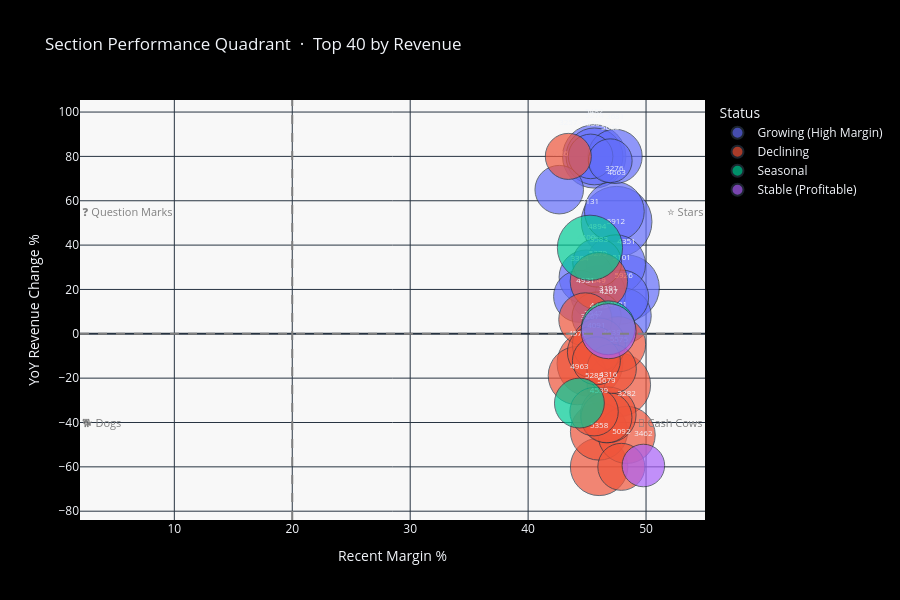

Write notebook code for a chart like this one.
### Markdown cell above
### 4.6 · Section performance quadrant

**What you're looking at:** A BCG-style matrix. **X** = recent margin %, **Y** = YoY revenue change %. Bubble size = 12-month revenue. The grey lines divide the chart into four quadrants.

| Quadrant | Name | Meaning |
|---|---|---|
| Top-right | ⭐ Stars | High growth + high margin — invest and protect |
| Bottom-right | 🐄 Cash Cows | Low growth + high margin — harvest profit |
| Top-left | ❓ Question Marks | High growth + low margin — decide: fix margin or exit |
| Bottom-left | 🐕 Dogs | Low growth + low margin — review for discontinuation |

**Action:** Large bubbles in Dogs or Question Marks represent the biggest decisions — they carry meaningful revenue but either aren't growing or aren't profitable.

### Code cell
if section_df is not None:
    q = section_df[
        section_df['Revenue_YoY_Change_%'].notna() &
        section_df['Recent_Avg_Margin_%'].between(-30, 70)
    ].nlargest(40, 'Recent_Revenue_12M').copy()

    q['yoy'] = q['Revenue_YoY_Change_%'].clip(-60, 80)

    fig = px.scatter(
        q,
        x='Recent_Avg_Margin_%', y='yoy',
        size='Recent_Revenue_12M', size_max=50,
        color='Status',
        hover_data=['Section', 'Key_Reason', 'Total_SKUs',
                    'Pct_Growing', 'Stock_Out_Rate_%'],
        text='Section',
        title='Section Performance Quadrant  ·  Top 40 by Revenue',
        labels={
            'Recent_Avg_Margin_%': 'Recent Margin %',
            'yoy': 'YoY Revenue Change %',
        },
    )
    fig.add_hline(y=0,  line_dash='dash', line_color='grey')
    fig.add_vline(x=20, line_dash='dash', line_color='grey')

    for label, x, y, anchor in [
        ('⭐ Stars',        55,  55, 'right'),
        ('🐄 Cash Cows',    55, -40, 'right'),
        ('❓ Question Marks', 2,  55, 'left'),
        ('🐕 Dogs',          2, -40, 'left'),
    ]:
        fig.add_annotation(x=x, y=y, text=label, showarrow=False,
                           font=dict(size=11, color='grey'), xanchor=anchor)

    fig.update_traces(textposition='top center', textfont_size=8)
    fig.update_layout(height=600, plot_bgcolor='rgba(248,248,248,1)',
                      paper_bgcolor='black')
    fig.show()

### Figure 1 — Plotly figure (JSON) as saved in the notebook; plotly's stock layout.template omitted (floating-point values rounded to 4 significant figures)
{"data": [{"customdata": [["4663", "Revenue up, 47.5% margin", 53, 41.51, 0.0], ["4351", "Revenue up, 48.3% margin", 50, 34.0, 0.0], ["5482", "Revenue up, 45.6% margin", 41, 46.34, 0.0], ["3276", "Revenue up, 47.3% margin", 44, 31.82, 0.0], ["5912", "Revenue up, 47.4% margin", 41, 36.59, 0.0], ["5274", "Revenue up, 45.6% margin", 37, 40.54, 0.0], ["5926", "Revenue up, 48.1% margin", 33, 27.27, 0.0], ["5279", "Revenue up, 45.9% margin", 38, 36.84, 0.0], ["3681", "Revenue up, 47.4% margin", 38, 39.47, 0.0], ["4400", "Revenue up, 44.9% margin", 48, 33.33, 0.0], ["5101", "Revenue up, 47.9% margin", 27, 37.04, 0.0], ["3384", "Revenue up, 44.4% margin", 46, 26.09, 0.0], ["5049", "Revenue up, 45.8% margin", 24, 20.83, 0.0], ["4894", "Revenue up, 45.9% margin", 24, 29.17, 0.0], ["4636", "Revenue up, 42.6% margin", 24, 25.0, 0.0], ["3830", "Revenue up, 45.3% margin", 30, 30.0, 0.0], ["5033", "Revenue up, 47.0% margin", 29, 34.48, 0.0]], "hovertemplate": "Status=Growing (High Margin)<br>Recent Margin %=%{x}<br>YoY Revenue Change %=%{y}<br>Recent_Revenue_12M=%{marker.size}<br>Section=%{customdata[0]}<br>Key_Reason=%{customdata[1]}<br>Total_SKUs=%{customdata[2]}<br>Pct_Growing=%{customdata[3]}<br>Stock_Out_Rate_%=%{customdata[4]}<extra></extra>", "legendgroup": "Growing (High Margin)", "marker": {"color": "#636efa", "size": [8475000.0, 7320000.0, 6798000.0, 6059000.0, 5954000.0, 5489000.0, 5191000.0, 5147000.0, 4992000.0, 4981000.0, 4937000.0, 4570000.0, 4100000.0, 4035000.0, 3995000.0, 3372000.0, 3250000.0], "sizemode": "area", "sizeref": 3390.0, "symbol": "circle"}, "mode": "markers+text", "name": "Growing (High Margin)", "orientation": "v", "showlegend": true, "text": ["4663", "4351", "5482", "3276", "5912", "5274", "5926", "5279", "3681", "4400", "5101", "3384", "5049", "4894", "4636", "3830", "5033"], "x": [47.5, 48.34, 45.6, 47.31, 47.44, 45.63, 48.09, 45.93, 47.37, 44.93, 47.93, 44.36, 45.81, 45.85, 42.64, 45.3, 46.96], "xaxis": "x", "y": [50.54, 20.77, 80.0, 55.19, 31.28, 80.0, 8.124, 18.19, 80.0, 25.57, 16.58, 16.88, 7.744, 32.08, 65.0, 80.0, 78.05], "yaxis": "y", "type": "scatter", "textfont": {"size": 8}, "textposition": "top center"}, {"customdata": [["3267", "Revenue trending down", 53, 30.19, 0.0], ["5575", "Revenue trending down", 54, 31.48, 1.852], ["4579", "Revenue trending down", 45, 35.56, 0.0], ["5358", "Revenue trending down", 51, 23.53, 0.0], ["3583", "Revenue trending down", 42, 19.05, 0.0], ["4539", "Revenue trending down", 41, 41.46, 0.0], ["3282", "Revenue trending down", 55, 21.82, 0.0], ["4316", "Revenue trending down", 45, 17.78, 0.0], ["4501", "Revenue trending down", 36, 27.78, 0.0], ["4931", "Revenue trending down", 30, 30.0, 0.0], ["4493", "Revenue trending down", 35, 22.86, 0.0], ["3547", "Revenue trending down", 32, 34.38, 0.0], ["5679", "Revenue trending down", 31, 22.58, 0.0], ["4639", "Revenue trending down", 35, 20.0, 0.0], ["5283", "Revenue trending down", 45, 22.22, 0.0], ["4091", "Revenue trending down", 34, 26.47, 0.0], ["5092", "Revenue trending down", 26, 7.692, 0.0], ["3257", "Revenue trending down", 31, 38.71, 0.0]], "hovertemplate": "Status=Declining<br>Recent Margin %=%{x}<br>YoY Revenue Change %=%{y}<br>Recent_Revenue_12M=%{marker.size}<br>Section=%{customdata[0]}<br>Key_Reason=%{customdata[1]}<br>Total_SKUs=%{customdata[2]}<br>Pct_Growing=%{customdata[3]}<br>Stock_Out_Rate_%=%{customdata[4]}<extra></extra>", "legendgroup": "Declining", "marker": {"color": "#EF553B", "size": [7339000.0, 6840000.0, 5756000.0, 5605000.0, 5590000.0, 5542000.0, 5530000.0, 5260000.0, 5186000.0, 4810000.0, 4788000.0, 4621000.0, 4400000.0, 4146000.0, 3974000.0, 3905000.0, 3751000.0, 3596000.0], "sizemode": "area", "sizeref": 3390.0, "symbol": "circle"}, "mode": "markers+text", "name": "Declining", "orientation": "v", "showlegend": true, "text": ["3267", "5575", "4579", "5358", "3583", "4539", "3282", "4316", "4501", "4931", "4493", "3547", "5679", "4639", "5283", "4091", "5092", "3257"], "x": [45.24, 47.69, 44.17, 46.02, 46.0, 46.01, 48.36, 46.79, 47.62, 44.86, 46.0, 45.54, 46.65, 47.08, 45.59, 45.79, 47.91, 43.41], "xaxis": "x", "y": [-13.37, -23.03, -18.87, -60.0, 23.7, -44.08, -45.6, -36.54, -4.708, 6.479, -4.83, -8.251, -37.69, -15.81, -35.13, -12.17, -60.0, 80.0], "yaxis": "y", "type": "scatter", "textfont": {"size": 8}, "textposition": "top center"}, {"customdata": [["3131", "Clear seasonal pattern", 51, 35.29, 0.0], ["3191", "Clear seasonal pattern", 46, 41.3, 0.0], ["4963", "Clear seasonal pattern", 44, 36.36, 0.0]], "hovertemplate": "Status=Seasonal<br>Recent Margin %=%{x}<br>YoY Revenue Change %=%{y}<br>Recent_Revenue_12M=%{marker.size}<br>Section=%{customdata[0]}<br>Key_Reason=%{customdata[1]}<br>Total_SKUs=%{customdata[2]}<br>Pct_Growing=%{customdata[3]}<br>Stock_Out_Rate_%=%{customdata[4]}<extra></extra>", "legendgroup": "Seasonal", "marker": {"color": "#00cc96", "size": [7218000.0, 4918000.0, 4221000.0], "sizemode": "area", "sizeref": 3390.0, "symbol": "circle"}, "mode": "markers+text", "name": "Seasonal", "orientation": "v", "showlegend": true, "text": ["3131", "3191", "4963"], "x": [45.25, 46.79, 44.35], "xaxis": "x", "y": [38.79, 2.718, -31.24], "yaxis": "y", "type": "scatter", "textfont": {"size": 8}, "textposition": "top center"}, {"customdata": [["4207", "Steady, 46.8% margin", 49, 22.45, 0.0], ["3462", "Steady, 49.8% margin", 28, 17.86, 0.0]], "hovertemplate": "Status=Stable (Profitable)<br>Recent Margin %=%{x}<br>YoY Revenue Change %=%{y}<br>Recent_Revenue_12M=%{marker.size}<br>Section=%{customdata[0]}<br>Key_Reason=%{customdata[1]}<br>Total_SKUs=%{customdata[2]}<br>Pct_Growing=%{customdata[3]}<br>Stock_Out_Rate_%=%{customdata[4]}<extra></extra>", "legendgroup": "Stable (Profitable)", "marker": {"color": "#ab63fa", "size": [5145000.0, 3069000.0], "sizemode": "area", "sizeref": 3390.0, "symbol": "circle"}, "mode": "markers+text", "name": "Stable (Profitable)", "orientation": "v", "showlegend": true, "text": ["4207", "3462"], "x": [46.82, 49.77], "xaxis": "x", "y": [1.18, -59.39], "yaxis": "y", "type": "scatter", "textfont": {"size": 8}, "textposition": "top center"}], "layout": {"xaxis": {"anchor": "y", "domain": [0.0, 1.0], "title": {"text": "Recent Margin %"}}, "yaxis": {"anchor": "x", "domain": [0.0, 1.0], "title": {"text": "YoY Revenue Change %"}}, "legend": {"title": {"text": "Status"}, "tracegroupgap": 0, "itemsizing": "constant"}, "title": {"text": "Section Performance Quadrant  ·  Top 40 by Revenue"}, "shapes": [{"line": {"color": "grey", "dash": "dash"}, "type": "line", "x0": 0, "x1": 1, "xref": "x domain", "y0": 0, "y1": 0, "yref": "y"}, {"line": {"color": "grey", "dash": "dash"}, "type": "line", "x0": 20, "x1": 20, "xref": "x", "y0": 0, "y1": 1, "yref": "y domain"}], "annotations": [{"font": {"color": "grey", "size": 11}, "showarrow": false, "text": "⭐ Stars", "x": 55, "xanchor": "right", "y": 55}, {"font": {"color": "grey", "size": 11}, "showarrow": false, "text": "🐄 Cash Cows", "x": 55, "xanchor": "right", "y": -40}, {"font": {"color": "grey", "size": 11}, "showarrow": false, "text": "❓ Question Marks", "x": 2, "xanchor": "left", "y": 55}, {"font": {"color": "grey", "size": 11}, "showarrow": false, "text": "🐕 Dogs", "x": 2, "xanchor": "left", "y": -40}], "height": 600, "plot_bgcolor": "rgba(248,248,248,1)", "paper_bgcolor": "black"}}
